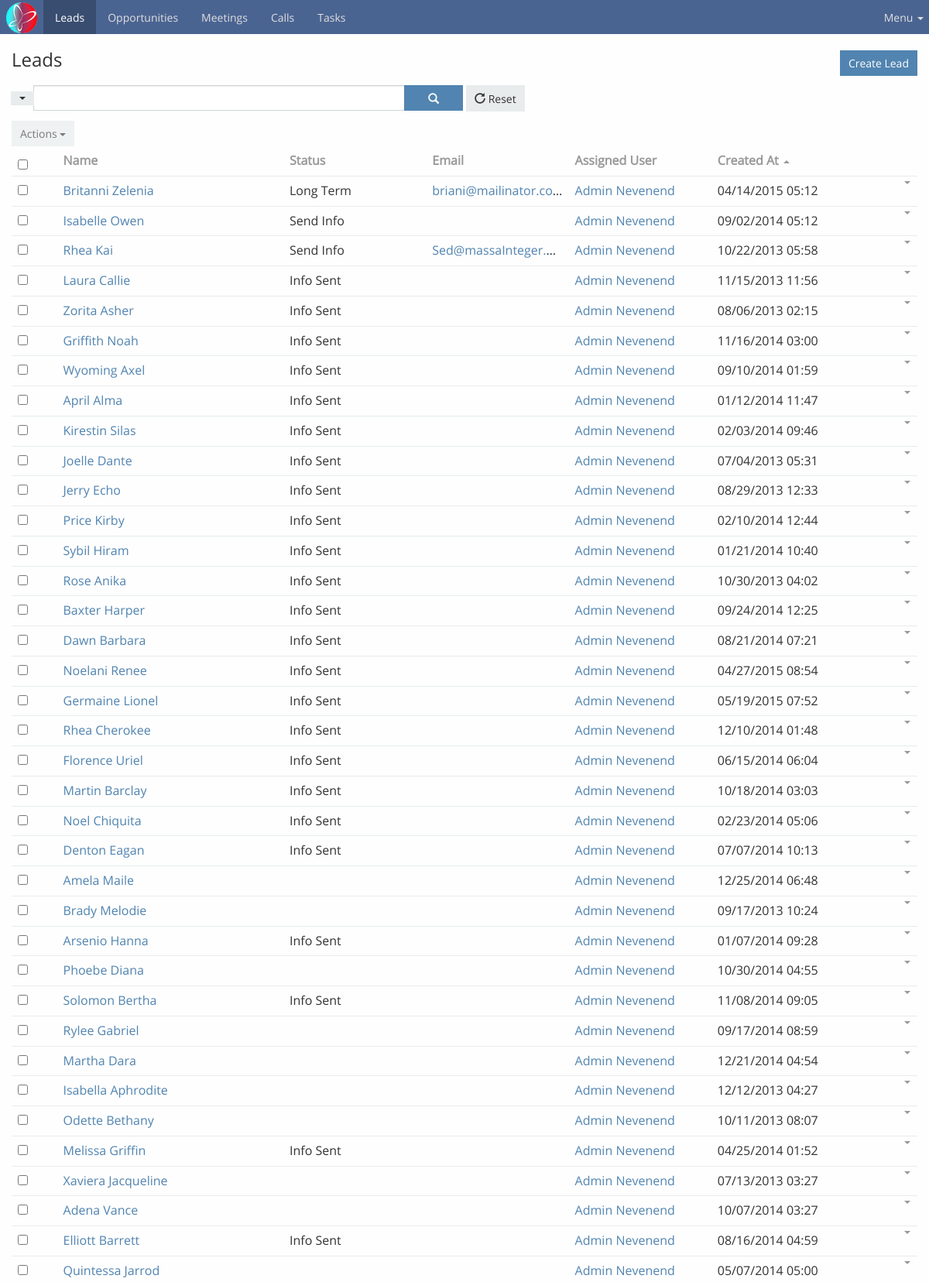
/modules/leads/index.php (signed in, upper part), run on the app's committed database.
### tables this page shows
CREATE TABLE IF NOT EXISTS `leads` (
  `id` int(11) NOT NULL AUTO_INCREMENT,
  `salutation_name` varchar(255) DEFAULT NULL,
  `first_name` varchar(100) DEFAULT '',
  `last_name` varchar(100) DEFAULT '',
  `title` varchar(100) DEFAULT NULL,
  `status` int(11) DEFAULT '1',
  `source` int(11) DEFAULT '1',
  `opportunity_amount_currency` varchar(255) DEFAULT NULL,
  `opportunity_amount` double DEFAULT NULL,
  `website` varchar(255) DEFAULT NULL,
  `address_street` varchar(255) DEFAULT NULL,
  `address_city` varchar(255) DEFAULT NULL,
  `address_state` varchar(255) DEFAULT NULL,
  `address_country` varchar(255) DEFAULT NULL,
  `address_postal_code` varchar(255) DEFAULT NULL,
  `email_address` varchar(255) NOT NULL,
  `phone` varchar(50) DEFAULT NULL,
  `fax` varchar(50) DEFAULT NULL,
  `phone_office` varchar(50) DEFAULT NULL,
  `do_not_call` tinyint(1) DEFAULT '0',
  `description` longtext,
  `created_at` datetime DEFAULT NULL,
  `modified_at` datetime DEFAULT NULL,
  `account_name` varchar(255) DEFAULT NULL,
  `deleted` tinyint(1) DEFAULT '0',
  `created_opportunity_id` varchar(24) DEFAULT NULL,
  `created_contact_id` varchar(24) DEFAULT NULL,
  `created_account_id` varchar(24) DEFAULT NULL,
  `assigned_user_id` varchar(24) DEFAULT NULL,
  `modified_by_id` varchar(24) DEFAULT NULL,
  `created_by_id` varchar(24) DEFAULT NULL,
  PRIMARY KEY (`id`)
);

CREATE TABLE IF NOT EXISTS `status` (
  `status_id` int(11) NOT NULL AUTO_INCREMENT,
  `status_name` varchar(255) NOT NULL,
  `created_by_id` int(11) NOT NULL,
  `deleted` tinyint(4) NOT NULL DEFAULT '0',
  `created_at` datetime NOT NULL,
  PRIMARY KEY (`status_id`)
);

CREATE TABLE IF NOT EXISTS `users` (
  `id` int(24) NOT NULL AUTO_INCREMENT,
  `is_admin` tinyint(1) DEFAULT '0',
  `user_name` varchar(50) DEFAULT NULL,
  `salutation_name` varchar(255) DEFAULT NULL,
  `first_name` varchar(100) DEFAULT '',
  `last_name` varchar(100) DEFAULT '',
  `email_address` varchar(255) NOT NULL,
  `password` varchar(255) DEFAULT NULL,
  `title` varchar(100) DEFAULT NULL,
  `phone` varchar(50) DEFAULT NULL,
  `deleted` tinyint(1) DEFAULT '0',
  `default_team_id` varchar(24) DEFAULT NULL,
  PRIMARY KEY (`id`),
  UNIQUE KEY `user_name` (`user_name`),
  KEY `default_team_id` (`default_team_id`)
);

### include/utils-leads.php (called while the page is built, shortened)
<?php
require_once 'database.php';
function getAllLeads($offset, $limit, $userId = NULL, $searchString = '')
{
    global $db;
    $sqlQuery = "SELECT l.*,u.first_name AS firstName,u.last_name AS lastName,s.status_name
                 FROM leads AS l
                 JOIN users AS u ON l.assigned_user_id = u.id
                 LEFT JOIN status AS s ON l.status = s.status_id
                 WHERE ";
    $sqlQuery .= " l.deleted = '0' AND l.status != 7 LIMIT 0,50";
    $stmt = $db->prepare($sqlQuery);
    $stmt->execute();
    $columns = $stmt->columnCount();
    if ($columns > 0) {
        $users = $stmt->fetchAll(PDO::FETCH_ASSOC);
    }
    return ($users)? $users : NULL;
}

### include/utils-helpers.php (called while the page is built, shortened)
<?php
function sanitizeString($string)
{
    return stripslashes($string);
}
function getFormattedDate($date = NULL, $format = "Y-m-d H:i:s")
{
    if ($date != NULL) {
        $date = date($format,strtotime($date));
    } else {
        $date = date($format);
    }
    return $date;
}

### modules/leads/index.php (the view, shortened to what this page needs)
<?php
require_once dirname(__DIR__) . '/../common/header.php';
require_once $include_directory . 'utils-leads.php';
try {
    $leadsList = getAllLeads(0, MAX_ROWS);
} catch (Exception $exc) {
    setSessionValue('errorMessage', $exc->getMessage());
}
    ?>
<div class="container content">
    <div id="main"><div class="page-header"><div class="row">
                <div class="col-lg-7 col-sm-7">
                    <h3>Leads</h3>
                </div>
                <div class="col-lg-5 col-sm-5">
                    <div class="header-buttons btn-group pull-right">
                        <a class="btn btn-primary" href="<?php echo BASEPATH;?>modules/leads/create.php">Create Lead</a>
                    </div>
                </div>
            </div>
        </div>
        <div class="search-container">
            <div class="row search-row">
                <div class="form-group col-sm-6">
                    <div class="input-group" >
                        <div class="input-group-btn">
                            <button tabindex="-1" data-toggle="dropdown" class="btn btn-default dropdown-toggle" type="button">
                                <span class="caret"></span>
                            </button>
                        </div>
                        <input type="text" value="" name="filter" class="form-control filter">
                        <div class="input-group-btn">
                            <button data-module="leads" data-isadmin ="0" data-action="search" class="btn btn-primary search btn-icon" type="button" />
                                <span class="glyphicon glyphicon-search"></span>
                        </div>
                    </div>
                </div>
                <div class="form-group col-sm-6">
                    <div class="btn-group">
                        <button data-action="reset" class="btn btn-default resetrecord" type="button">
                            <span class="glyphicon glyphicon-repeat"></span>&nbsp;Reset
                        </button>
                </div>
            </div>
            <div class="row advanced-filters">
            </div>
        </div>
        <div class="list-container">
            <?php if ($leadsList !== NULL):  ?>
            <div class="list-buttons-container clearfix">
                <div class="btn-group actions">
                    <button disabled="" data-toggle="dropdown" class="btn btn-default dropdown-toggle actions-button" type="button">
                        Actions
                        <span class="caret"></span>
                    </button>
                </div>
            </div>
            <div class="list">
                <table class="table">
                    <thead>
                        <tr>
                            <th width="5%"><input type="checkbox" class="selectAll"></th>
                            <th width="25%">
                                <a data-name="name" class="sort" href="javascript:">Name</a>
                            </th>
                            <th>
                                <a data-name="status" class="sort" href="javascript:">Status</a>
                            </th>
                            <th>
                                <a data-name="emailAddress" class="sort" href="javascript:">Email</a>
                            </th>
                            <th>
                                <a data-name="assignedUser" class="sort" href="javascript:">Assigned User</a>
                            </th>
                            <th>
                                <a data-name="createdAt" class="sort" href="javascript:">Created At</a>
                                <span class="caret-up"></span>
                            </th>
                            <th width="7%%">
                            </th>
                        </tr>
                    </thead>
                    <tbody>
                            <?php foreach ($leadsList as $lead): ?>
                                <tr data-id="<?php echo $lead['id'];?>" class="initial">
                                    <td class="cell cell-checkbox">
                                        <input type="checkbox" data-id="<?php echo $lead['id']; ?>" class="record-checkbox da">
                                    </td>
                                    <td class="cell cell-name">
                                        <a title="<?php echo sanitizeString($lead['first_name'])." ".sanitizeString($lead['last_name']); ?>" data-id="<?php echo $lead['id']; ?>" class="link" href="<?php echo BASEPATH;?>modules/leads/view.php?id=<?php echo $lead['id']; ?>"><?php echo sanitizeString($lead['first_name'])." ".sanitizeString($lead['last_name']); ?></a>
                                    </td>
                                    <td class="cell cell-status">
                                        <span class="text-default <?php if($lead['status'] == 7):?>text-success<?php endif;?>"><?php echo sanitizeString($lead['status_name']);?></span>
                                    </td>
                                    <td class="cell cell-emailAddress">
                                        <a data-action="mailTo" data-email-address="<?php echo $lead['email_address'];?>" href="javascript:"><?php echo $lead['email_address'];?></a>
                                    </td>
                                    <td class="cell cell-assignedUser">
                                        <a href="<?php echo BASEPATH;?>modules/leads/view.php?id=<?php echo $lead['id'];?>">
                                            <?php echo sanitizeString($lead['firstName']). " ".sanitizeString($lead['lastName']);?>
                                        </a>
                                    </td>
                                    <td class="cell cell-createdAt">
                                        <?php echo getFormattedDate($lead['created_at'],"m/d/Y h:i")?>
                                    </td>
                                    <td width="7%" class="cell cell-buttons">
                                        <div class="list-row-buttons btn-group pull-right">
                                            <button data-toggle="dropdown" class="btn btn-link btn-sm dropdown-toggle" type="button">
                                                <span class="caret"></span>
                                            </button>
                                        </div>
                                    </td>
                            </tr>
                            <?php endforeach; ?>
                    </tbody>
                </table>
           </div>
            <?php else: ?>
                No data.
           <?php endif;?>
        </div>
    </div>
</div>
<?php
require_once dirname(__DIR__) . '/../common/footer.php';
?>

### data on the page
leads: first_name "Britanni", last_name "Zelenia", status.status_name "Long Term", email_address "briani@mailinator.c…", users.first_name "Admin", users.last_name "Nevenend", created_at "04/14/2015 05:12"
leads: first_name "Isabelle", last_name "Owen", status.status_name "Send Info", users.first_name "Admin", users.last_name "Nevenend", created_at "09/02/2014 05:12"
leads: first_name "Rhea", last_name "Kai", status.status_name "Send Info", email_address "Sed@massaInteger.…", users.first_name "Admin", users.last_name "Nevenend", created_at "10/22/2013 05:58"
leads: first_name "Laura", last_name "Callie", status.status_name "Info Sent", users.first_name "Admin", users.last_name "Nevenend", created_at "11/15/2013 11:56"
leads: first_name "Zorita", last_name "Asher", status.status_name "Info Sent", users.first_name "Admin", users.last_name "Nevenend", created_at "08/06/2013 02:15"
leads: first_name "Griffith", last_name "Noah", status.status_name "Info Sent", users.first_name "Admin", users.last_name "Nevenend", created_at "11/16/2014 03:00"
leads: first_name "Wyoming", last_name "Axel", status.status_name "Info Sent", users.first_name "Admin", users.last_name "Nevenend", created_at "09/10/2014 01:59"
leads: first_name "April", last_name "Alma", status.status_name "Info Sent", users.first_name "Admin", users.last_name "Nevenend", created_at "01/12/2014 11:47"
leads: first_name "Kirestin", last_name "Silas", status.status_name "Info Sent", users.first_name "Admin", users.last_name "Nevenend", created_at "02/03/2014 09:46"
leads: first_name "Joelle", last_name "Dante", status.status_name "Info Sent", users.first_name "Admin", users.last_name "Nevenend", created_at "07/04/2013 05:31"
leads: first_name "Jerry", last_name "Echo", status.status_name "Info Sent", users.first_name "Admin", users.last_name "Nevenend", created_at "08/29/2013 12:33"
leads: first_name "Price", last_name "Kirby", status.status_name "Info Sent", users.first_name "Admin", users.last_name "Nevenend", created_at "02/10/2014 12:44"
leads: first_name "Sybil", last_name "Hiram", status.status_name "Info Sent", users.first_name "Admin", users.last_name "Nevenend", created_at "01/21/2014 10:40"
leads: first_name "Rose", last_name "Anika", status.status_name "Info Sent", users.first_name "Admin", users.last_name "Nevenend", created_at "10/30/2013 04:02"
leads: first_name "Baxter", last_name "Harper", status.status_name "Info Sent", users.first_name "Admin", users.last_name "Nevenend", created_at "09/24/2014 12:25"
leads: first_name "Dawn", last_name "Barbara", status.status_name "Info Sent", users.first_name "Admin", users.last_name "Nevenend", created_at "08/21/2014 07:21"
leads: first_name "Noelani", last_name "Renee", status.status_name "Info Sent", users.first_name "Admin", users.last_name "Nevenend", created_at "04/27/2015 08:54"
leads: first_name "Germaine", last_name "Lionel", status.status_name "Info Sent", users.first_name "Admin", users.last_name "Nevenend", created_at "05/19/2015 07:52"
leads: first_name "Rhea", last_name "Cherokee", status.status_name "Info Sent", users.first_name "Admin", users.last_name "Nevenend", created_at "12/10/2014 01:48"
leads: first_name "Florence", last_name "Uriel", status.status_name "Info Sent", users.first_name "Admin", users.last_name "Nevenend", created_at "06/15/2014 06:04"
leads: first_name "Martin", last_name "Barclay", status.status_name "Info Sent", users.first_name "Admin", users.last_name "Nevenend", created_at "10/18/2014 03:03"
leads: first_name "Noel", last_name "Chiquita", status.status_name "Info Sent", users.first_name "Admin", users.last_name "Nevenend", created_at "02/23/2014 05:06"
leads: first_name "Denton", last_name "Eagan", status.status_name "Info Sent", users.first_name "Admin", users.last_name "Nevenend", created_at "07/07/2014 10:13"
leads: first_name "Amela", last_name "Maile", users.first_name "Admin", users.last_name "Nevenend", created_at "12/25/2014 06:48"
leads: first_name "Brady", last_name "Melodie", users.first_name "Admin", users.last_name "Nevenend", created_at "09/17/2013 10:24"
leads: first_name "Arsenio", last_name "Hanna", status.status_name "Info Sent", users.first_name "Admin", users.last_name "Nevenend", created_at "01/07/2014 09:28"
leads: first_name "Phoebe", last_name "Diana", users.first_name "Admin", users.last_name "Nevenend", created_at "10/30/2014 04:55"
leads: first_name "Solomon", last_name "Bertha", status.status_name "Info Sent", users.first_name "Admin", users.last_name "Nevenend", created_at "11/08/2014 09:05"
leads: first_name "Rylee", last_name "Gabriel", users.first_name "Admin", users.last_name "Nevenend", created_at "09/17/2014 08:59"
leads: first_name "Martha", last_name "Dara", users.first_name "Admin", users.last_name "Nevenend", created_at "12/21/2014 04:54"
leads: first_name "Isabella", last_name "Aphrodite", users.first_name "Admin", users.last_name "Nevenend", created_at "12/12/2013 04:27"
leads: first_name "Odette", last_name "Bethany", users.first_name "Admin", users.last_name "Nevenend", created_at "10/11/2013 08:07"
leads: first_name "Melissa", last_name "Griffin", status.status_name "Info Sent", users.first_name "Admin", users.last_name "Nevenend", created_at "04/25/2014 01:52"
leads: first_name "Xaviera", last_name "Jacqueline", users.first_name "Admin", users.last_name "Nevenend", created_at "07/13/2013 03:27"
leads: first_name "Adena", last_name "Vance", users.first_name "Admin", users.last_name "Nevenend", created_at "10/07/2014 03:27"
leads: first_name "Elliott", last_name "Barrett", status.status_name "Info Sent", users.first_name "Admin", users.last_name "Nevenend", created_at "08/16/2014 04:59"
leads: first_name "Quintessa", last_name "Jarrod", users.first_name "Admin", users.last_name "Nevenend", created_at "05/07/2014 05:00"
